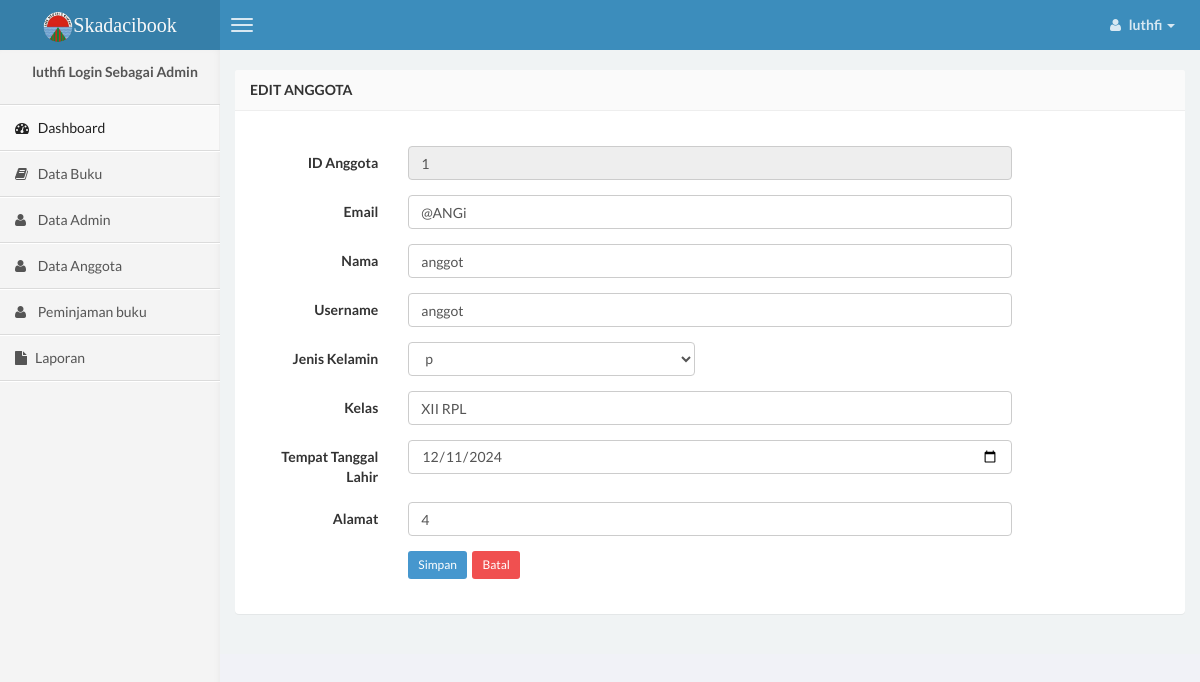
Page /app/luthfi_admin/edit-anggota.php?hal=edit&kd=1 (signed in) on the committed database.
### tables this page shows
CREATE TABLE `luthfi_anggota` (
  `id_anggota` int(11) NOT NULL,
  `email` varchar(100) NOT NULL,
  `nama` varchar(150) NOT NULL,
  `username` varchar(100) NOT NULL,
  `jk` varchar(2) NOT NULL,
  `kelas` varchar(20) NOT NULL,
  `ttl` varchar(100) NOT NULL,
  `alamat` varchar(250) NOT NULL,
  `gambar` varchar(75) NOT NULL
);

### app/luthfi_admin/edit-anggota.php (the view, shortened to what this page needs)
<?php
if (empty($_SESSION['username'])) {
    header('location:../index.php');
} else {
?>
    <!DOCTYPE html>
    <html>
    <head>
        <link href="../css/bootstrap.min.css" rel="stylesheet" type="text/css" />
        <link href="../css/font-awesome.min.css" rel="stylesheet" type="text/css" />
        <link href="../css/ionicons.min.css" rel="stylesheet" type="text/css" />
        <link href="../css/morris/morris.css" rel="stylesheet" type="text/css" />
        <link href="../css/jvectormap/jquery-jvectormap-1.2.2.css" rel="stylesheet" type="text/css" />
        <link href="../css/datepicker/datepicker3.css" rel="stylesheet" type="text/css" />
        <link href="../css/daterangepicker/daterangepicker-bs3.css" rel="stylesheet" type="text/css" />
        <link href="../css/iCheck/all.css" rel="stylesheet" type="text/css" />
        <link href="../css/style.css" rel="stylesheet" type="text/css" />
    </head>
    <body class="skin-blue">
        <header class="header">
        <a href="index.php" class="logo">
            <img src="download.jpg" height="30" width="30" class="img-circle" alt="User Image" />Skadacibook            </a>
            <nav class="navbar navbar-static-top" role="navigation">
                <a href="#" class="navbar-btn sidebar-toggle" data-toggle="offcanvas" role="button">
                    <span class="icon-bar"></span>
                    <span class="icon-bar"></span>
                    <span class="icon-bar"></span>
                </a>
                <div class="navbar-right">
                    <ul class="nav navbar-nav">
                        <li class="dropdown user user-menu">
                            <a href="#" class="dropdown-toggle" data-toggle="dropdown">
                                <i class="fa fa-user"></i>
                                <span><?php echo $_SESSION['username']; ?> <i class="caret"></i></span>
                            </a>
                        </li>
                    </ul>
                </div>
            </nav>
        </header>
    <?php } ?>
    <div class="wrapper row-offcanvas row-offcanvas-left">
        <aside class="left-side sidebar-offcanvas">
            <section class="sidebar">
                <div class="user-panel">
                    <div class="info">
                        <center>
                            <p><?php echo $_SESSION['username']; ?> Login Sebagai Admin</p>
                        </center>
                    </div>
                </div>
                <?php include "sidebar.php"; ?>
            </section>
        </aside>
        <aside class="right-side">
            <section class="content">
                <div class="row">
                    <div class="col-xs-12">
                        <div class="panel">
                            <header class="panel-heading">
                                <b>Edit Anggota</b>
                            </header>
                            <?php
                            $query = mysqli_query($conn, "SELECT * FROM luthfi_anggota WHERE id_anggota='$_GET[kd]'");
                            $data  = mysqli_fetch_array($query);
                            ?>
                            <div class="panel-body">
                                <form class="form-horizontal style-form" style="margin-top: 20px;" action="update-anggota.php" method="post" enctype="multipart/form-data" name="form1" id="form1">
                                    <div class="form-group">
                                        <label class="col-sm-2 col-sm-2 control-label">ID Anggota</label>
                                        <div class="col-sm-8">
                                            <input name="id_anggota" type="text" id="id_anggota" class="form-control" placeholder="Tidak perlu di isi" value="<?php echo $data['id_anggota']; ?>" autofocus="on" readonly="readonly" />
                                        </div>
                                    </div>
                                    <div class="form-group">
                                        <label class="col-sm-2 col-sm-2 control-label">Email</label>
                                        <div class="col-sm-8">
                                            <input name="email" type="text" id="email" class="form-control" placeholder="Ex : xxx.@gmail.com" value="<?php echo $data['email']; ?>" required />
                                        </div>
                                    </div>
                                    <div class="form-group">
                                        <label class="col-sm-2 col-sm-2 control-label">Nama</label>
                                        <div class="col-sm-8">
                                            <input name="nama" type="text" id="nama" class="form-control" placeholder="Nama" value="<?php echo $data['nama']; ?>" required />
                                        </div>
                                    </div>
                                    <div class="form-group">
                                        <label class="col-sm-2 col-sm-2 control-label">Username</label>
                                        <div class="col-sm-8">
                                            <input name="username" type="text" id="username" class="form-control" placeholder="Username" value="<?php echo $data['username']; ?>" required />
                                        </div>
                                    </div>
                                    <div class="form-group">
                                        <label class="col-sm-2 col-sm-2 control-label">Jenis Kelamin</label>
                                        <div class="col-sm-4">
                                            <select class="form-control" name="jk" id="jk">
                                                <option> <?php echo $data['jk']; ?></option>
                                            </select>
                                        </div>
                                    </div>
                                    <div class="form-group">
                                        <label class="col-sm-2 col-sm-2 control-label">Kelas</label>
                                        <div class="col-sm-8">
                                            <input name="kelas" class="form-control" id="kelas" type="text" placeholder="Usia" value="<?php echo $data['kelas']; ?>" required />
                                        </div>
                                    </div>
                                    <div class="form-group">
                                        <label class="col-sm-2 col-sm-2 control-label">Tempat Tanggal Lahir</label>
                                        <div class="col-sm-8">
                                            <input name="ttl" class="form-control" id="ttl" type="date" placeholder="Tempat, DD MM YY" value="<?php echo $data['ttl']; ?>" required />
                                        </div>
                                    </div>
                                    <div class="form-group">
                                        <label class="col-sm-2 col-sm-2 control-label">Alamat</label>
                                        <div class="col-sm-8">
                                            <input name="alamat" class="form-control" id="alamat" type="text" placeholder="Alamat" value="<?php echo $data['alamat']; ?>" required />
                                        </div>
                                    </div>
                                    <div class="form-group" style="margin-bottom: 20px;">
                                        <label class="col-sm-2 col-sm-2 control-label"></label>
                                        <div class="col-sm-8">
                                            <input type="submit" value="Simpan" class="btn btn-sm btn-primary" />&nbsp;
                                            <a href="anggota.php" class="btn btn-sm btn-danger">Batal </a>
                                        </div>
                                    </div>
                                </form>
                            </div>
                        </div>
                    </div>
                </div>
            </section>
    </body>
    </html>

### rows in the picture
luthfi_anggota: id_anggota "1", email "@ANGi", nama "anggot", username "anggot", jk "p", kelas "XII RPL", ttl "12/11/2024", alamat "4"

### other values in the picture
$_SESSION['username'] "luthfi"
